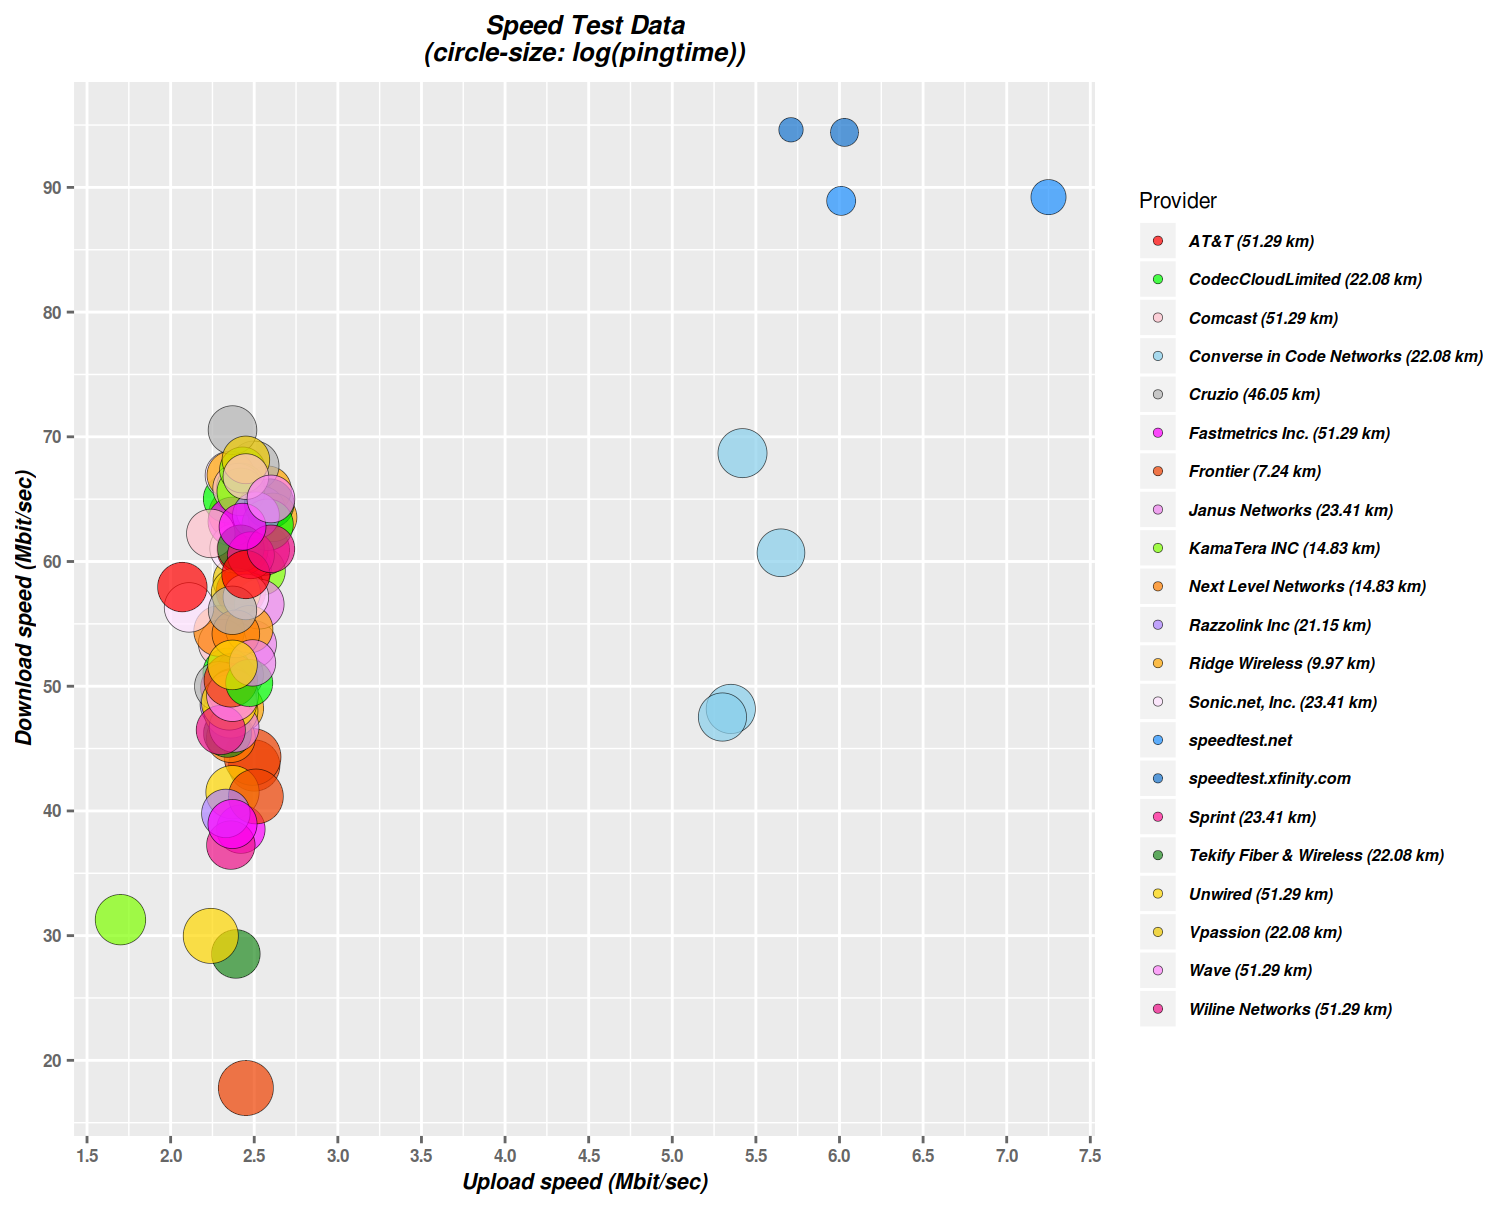

The script that drew this image:
#!/usr/bin/Rscript
#
# Plot internet speed-test data vs various data-centers
#
library(ggplot2)
library(data.table)
library(ggthemes)
library(scales)         # for pretty_breaks()

eprintf <- function(...) cat(sprintf(...), sep='', file=stderr())
systemf <- function(...) system(sprintf(...))
abspath <- function(files) file.path(normalizePath(dirname(files)), files)
ymd     <- function() format(Sys.time(), "%Y-%m-%d")
mony    <- function() format(Sys.time(), "%b %Y")
Args    <- commandArgs(trailingOnly=F)
argv0   <- basename(
                gsub('(^--file=|\\.R$)', '',
                    grep('^--file=', Args, value=T)))

# Data-file (last *.tsv arg)
argvN   <- abspath(Args[length(Args)])

Viewer = 'nomacs'
ChartFile = sprintf("/tmp/%s.png", argv0)

Title = 'Speed Test Data\n(circle-size: log(pingtime))'

Xlab = 'Upload speed (Mbit/sec)'
Ylab = 'Download speed (Mbit/sec)'

DPI = 192
Units = 'cm'
Width = 20 
Height = 16

MyColors = c(
    'red', 'green', 'pink', 'dodgerblue1', 'grey70',
    'magenta', 'orangered2', 'violet', 'chartreuse', 'darkorange1',
    'mediumpurple1', 'orange', 'thistle1', 'dodgerblue2', 'dodgerblue3',
    'deeppink', 'forestgreen', 'gold', 'gold2', 'orchid1',
    'deeppink2'
)

theme_mine <- function() {
    theme(
      text              = element_text(size=8, family="Free Sans"),
      axis.ticks        = element_line(color='grey40'),
      axis.text         = element_text(color='grey40', face='bold'),

      plot.title        = element_text(color='#000000',
                                       face='bold.italic',
                                       hjust=0.5),      # Horiz-center title
      axis.title.x      = element_text(face='bold.italic', size=8),
      axis.title.y      = element_text(face='bold.italic', size=8, angle=90),

      legend.text       = element_text(face='bold.italic', size=6),

      # shrink the legend area around circle:
      legend.key.size   = unit(1.0, 'line')
    )
}

#
# Data headers:
#       DateTime  Ping  Up  Down  Provider
#
data_cmd <- sprintf("grep -v '^$' %s", argvN)

d = fread(data_cmd, sep='\t', h=T)

g <- ggplot(d, aes(x=Up, y=Down, label=Provider, fill=Provider)) +
    ggtitle(Title) +
    # theme(plot.title=element_text(hjust=0.5)) +
    xlab(Xlab) +
    ylab(Ylab) +
    geom_point(
        pch=21,
        size=2.0*log(d$Ping),
        stroke=0.2,
        alpha=0.7
    ) +
    scale_x_continuous( breaks=pretty_breaks(n=10) ) +
    scale_y_continuous( breaks=pretty_breaks(n=10) ) +
    theme_mine() +
    # scale_colour_manual(values=MyColors, aesthetics='colour') +
    scale_fill_manual(values=MyColors, aesthetics='fill') +
    guides(
        fill=guide_legend(ncol=1),
        # SE-tip doesn't seem to work (legend circles remain small)
        shape=guide_legend(override.aes=list(size=5))
    )

ggsave(
    file=ChartFile,
    plot=g,
    device='png',
    dpi=DPI,
    units=Units,
    width=Width,
    height=Height,
)

systemf("%s %s 2>/dev/null &", Viewer, ChartFile)
